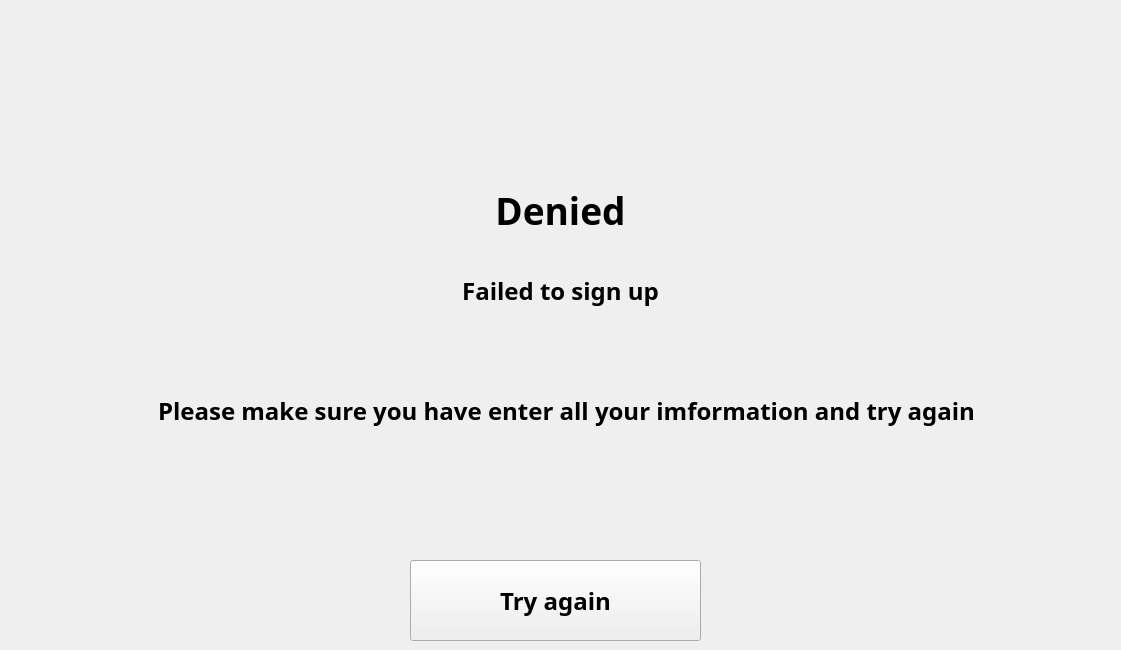
   <widget class="QWidget" name="sign_up_fa_page">
    <widget class="QLabel" name="label_19">
     <property name="geometry">
      <rect>
       <x>10</x>
       <y>140</y>
       <width>1101</width>
       <height>141</height>
      </rect>
     </property>
     <property name="font">
      <font>
       <family>Bahnschrift SemiBold</family>
       <pointsize>28</pointsize>
       <weight>75</weight>
       <bold>true</bold>
      </font>
     </property>
     <property name="text">
      <string>Denied</string>
     </property>
     <property name="alignment">
      <set>Qt::AlignCenter</set>
     </property>
    </widget>
    <widget class="QLabel" name="label_20">
     <property name="geometry">
      <rect>
       <x>10</x>
       <y>230</y>
       <width>1101</width>
       <height>121</height>
      </rect>
     </property>
     <property name="font">
      <font>
       <family>Bahnschrift SemiBold</family>
       <pointsize>18</pointsize>
       <weight>75</weight>
       <bold>true</bold>
      </font>
     </property>
     <property name="text">
      <string>Failed to sign up</string>
     </property>
     <property name="alignment">
      <set>Qt::AlignCenter</set>
     </property>
    </widget>
    <widget class="QLabel" name="label_21">
     <property name="geometry">
      <rect>
       <x>21</x>
       <y>360</y>
       <width>1091</width>
       <height>101</height>
      </rect>
     </property>
     <property name="font">
      <font>
       <family>Bahnschrift SemiBold</family>
       <pointsize>18</pointsize>
       <weight>75</weight>
       <bold>true</bold>
      </font>
     </property>
     <property name="text">
      <string>Please make sure you have enter all your imformation and try again</string>
     </property>
     <property name="alignment">
      <set>Qt::AlignCenter</set>
     </property>
    </widget>
    <widget class="QPushButton" name="back_to_signup_page_2">
     <property name="geometry">
      <rect>
       <x>410</x>
       <y>560</y>
       <width>291</width>
       <height>81</height>
      </rect>
     </property>
     <property name="font">
      <font>
       <family>Bahnschrift SemiBold</family>
       <pointsize>18</pointsize>
       <weight>75</weight>
       <bold>true</bold>
      </font>
     </property>
     <property name="text">
      <string>Try again</string>
     </property>
    </widget>
   </widget>
